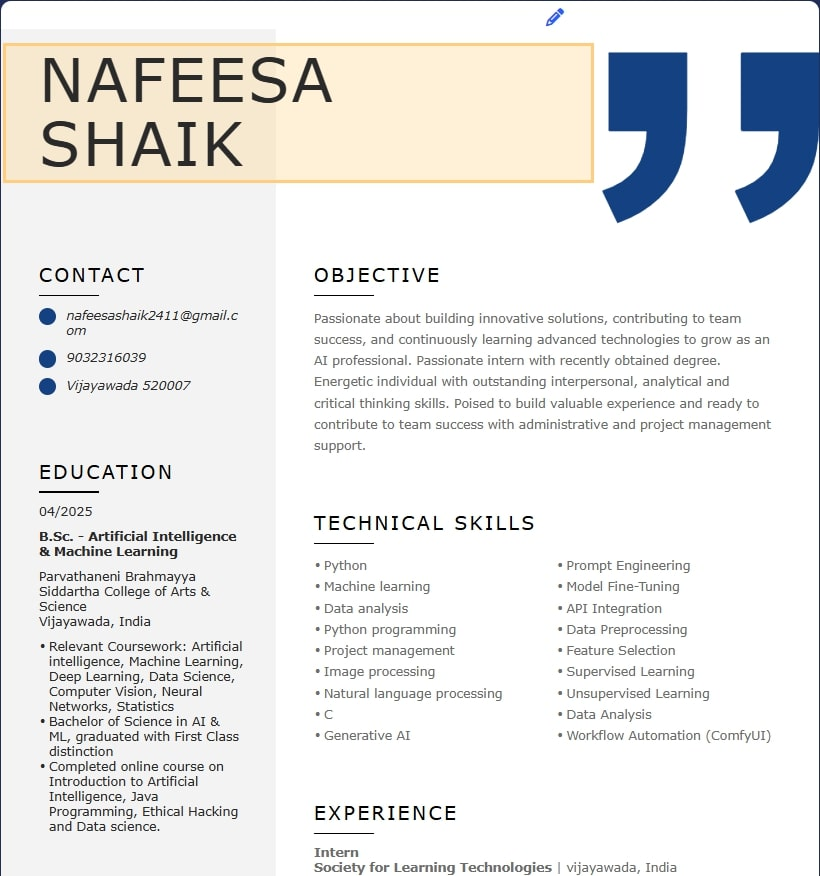
#> input picture input_docs/sample.jpg, 820 x 876 px
$ python -i preprocess.py   (imports and definitions only)
#> lines starting #> are read from the running program, lines starting #| are printed output that depends on the picture
import os
import numpy as np
from PIL import Image, ImageFilter, ImageOps, ImageEnhance


def preprocess_image(image_input):
    # ================= INPUT HANDLING =================
#> called with image_input = '../input_docs/sample.jpg'
    if isinstance(image_input, np.ndarray):
        if image_input.dtype != np.uint8:
            image_input = image_input.astype(np.uint8)
        img = Image.fromarray(image_input)

    elif isinstance(image_input, str):
        if not os.path.exists(image_input):
            raise ValueError(f"Image not found at path: {image_input}")
        img = Image.open(image_input)
#> img is the input picture: PIL image 820x876 RGB; mean R, G, B 234.5, 234.3, 233

    else:
        raise ValueError("Unsupported image input")

    img = img.convert("RGB")

    if img.width == 0 or img.height == 0:
        raise ValueError("Invalid image dimensions")

    # ================= RESOLUTION SAFETY =================
    # Upscale ONLY if image is genuinely small
    if img.width < 1000:
        scale = 1000 / img.width
#> scale = 1.22
        img = img.resize(
            (int(img.width * scale), int(img.height * scale)),
            Image.BICUBIC
        )
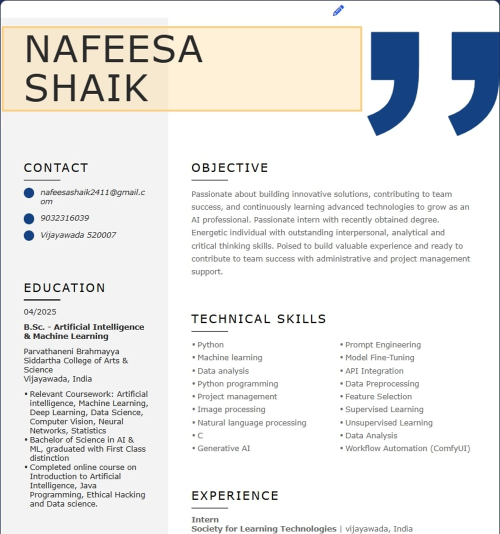
#> img: PIL image 1000x1068 RGB (shown at 1/2 size); mean R, G, B 234.4, 234.2, 232.9

    # ================= GRAYSCALE =================
    gray = img.convert("L")
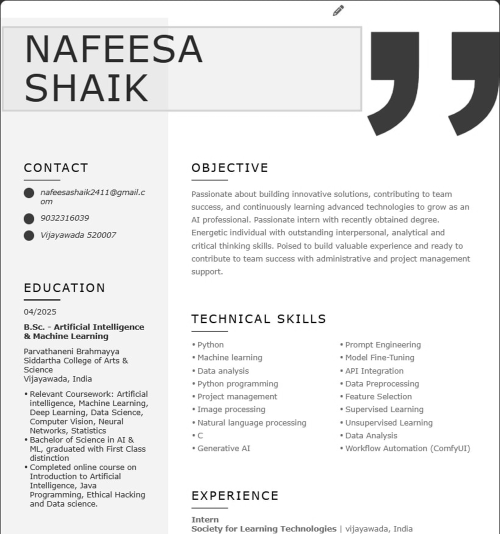
#> gray: PIL image 1000x1068 L (shown at 1/2 size); min 0, max 255, mean 234.1

    # ================= NOISE REDUCTION (SAFE) =================
    # Single median filter — no double denoise
    gray = gray.filter(ImageFilter.MedianFilter(size=3))

    # ================= CONTRAST (CONTROLLED) =================
    gray = ImageEnhance.Contrast(gray).enhance(1.6)
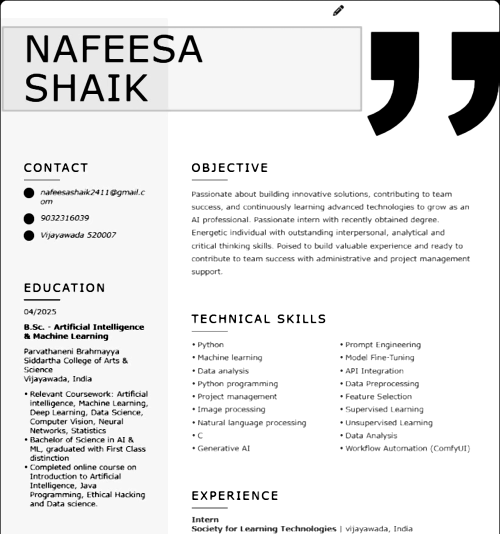
#> gray: PIL image 1000x1068 L (shown at 1/2 size); min 0, max 255, mean 231.2

    # ================= BRIGHTNESS (MINIMAL) =================
    gray = ImageEnhance.Brightness(gray).enhance(1.05)

    # ================= SHARPEN (ONCE ONLY) =================
    gray = ImageEnhance.Sharpness(gray).enhance(1.3)

    # ================= AUTOCONTRAST (SAFE) =================
    gray = ImageOps.autocontrast(gray, cutoff=1)

    # ================= NO BINARIZATION =================
    # Aadhaar UIDAI font is thin → binarization destroys it
    processed = gray

    # ================= FINAL FORMAT =================
    processed = processed.convert("RGB")

    # ================= RETURN =================
    # EasyOCR → numpy
    # Streamlit → PIL
    return np.array(processed), processed

>>> result = preprocess_image('../input_docs/sample.jpg')
